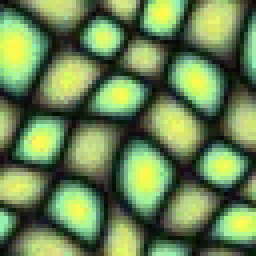
#> input picture src/test.png, 64 x 64 px (shown 4 times larger)
$ python ImageQuilting.py test.png 5 5 100
#> lines starting #> are read from the running program, lines starting #| are printed output that depends on the picture
### src/Util.py
import os
import shutil
import numpy
import matplotlib.pyplot as plt

def clear_state_files():
    currentDirectory = os.getcwd()
    path = os.path.join(currentDirectory, 'state_files')
    isExist = os.path.exists(path)
    if isExist:
        shutil.rmtree(path)

    os.mkdir(path)

    intermediate_images_path = os.path.join(currentDirectory, 'image_files')
    isExist = os.path.exists(intermediate_images_path)
    if isExist:
        shutil.rmtree(intermediate_images_path)

    os.mkdir(intermediate_images_path)

# [29 lines left out: functions save_graph, save_image, save_plots, save_min_cut_output, not called in this run]

### src/ImageQuilting.py
import numpy as np
from AdjacencyMatrix import AdjacencyMatrix
import cv2 as cv2
import matplotlib.pyplot as plt
import sys
import Util


class ImageQuilting:

    def __init__(self):
        self.res = None
        self.pos_matrix = None
        self.pos_matrix_map = None
        self.count = 1
        self.image_name = None

    # Function to generate the matrix which contains the node numbers which are
    # used to in adjacency matrix to create weights
    # [47 lines left out: functions generatePos, checkPos, get_pos_matrix_map, not called in this run]


    # Getting random patch of patchlength
    def getRandomPatch(self, image, patchLength):
        height = image.shape[0]
        width = image.shape[1]
        i = np.random.randint(height - patchLength)
        j = np.random.randint(width - patchLength)

        return image[i:i + patchLength, j:j + patchLength]

    # Calculating error value for two patches only in the overlap region
    # [188 lines left out: functions leastOverlapError, getRandomBestPatch, plotGraph, get_final_overlap_patch, graphMinCutPatch, not called in this run]

    def myQuiltFunction(self, image, samplePatchDimensions, noOfRows, noOfColumns):

        #Deriving the overlap size based on the samplePatch Dimensions
        overlap = samplePatchDimensions // 6

        height = (noOfRows * samplePatchDimensions) - (noOfRows - 1) * overlap
        width = (noOfColumns * samplePatchDimensions) - (noOfColumns - 1) * overlap

        #Creating a resultant matrix to hold the final quilted image
        self.res = np.zeros((height, width, image.shape[2]))

        # Looping over rows and columns and choosing random best patch compared to resultant and then
        # Joining both the patches using graphcuts
        for i in range(noOfRows):
            for j in range(noOfColumns):
                y = i * (samplePatchDimensions - overlap)  # Row start for patch
                x = j * (samplePatchDimensions - overlap)  # Column start for patch

                if i == 0 and j == 0:
                    # First row first column, no need of any graph cut, can use as it is
                    patch = self.getRandomPatch(image, samplePatchDimensions)
                    self.res[y:y + samplePatchDimensions, x:x + samplePatchDimensions] = patch
                else:
                    #Getting the best random patch for the resultant
                    patch = self.getRandomBestPatch(image, samplePatchDimensions, overlap, y, x)
                    self.graphMinCutPatch(patch, samplePatchDimensions, overlap, y, x, i, j)

        return self.res

    def start(self, x, y, path, tileSize):

        #Reading the image and covnerting RGB pixels to float
#> called with x = 5, y = 5, path = 'test.png', tileSize = 100
        image = cv2.imread(path)
#> image is the input picture: shape (64, 64, 3); mean B, G, R 83.2, 131.8, 106.2
        image = cv2.cvtColor(image, cv2.COLOR_BGR2RGB) / 255.0
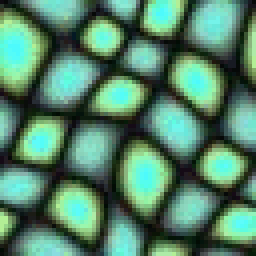
#> image: shape (64, 64, 3) float64 (shown 4 times larger); mean B, G, R 0.417, 0.517, 0.326
        plt.imshow(image)
        plt.show()

        #Calling function which starts the quilting
        self.myQuiltFunction(image, tileSize, x, y)
#> after the loop in myQuiltFunction, `for i in range(noOfRows):`: self.res: shape (436, 436, 3) float64; every value is 0
        plt.imshow(self.res)
        plt.show()


if __name__ == "__main__":
    print('Number of arguments:', len(sys.argv), 'arguments.')
    if len(sys.argv) < 5:
        print("Invalid Arguments")
        sys.exit()
    Util.clear_state_files()
    image_path = sys.argv[1]  # Image Path
    x = int(sys.argv[2])  # No of rows of tiles
    y = int(sys.argv[3])  # No of columns of tiles
    tile_size = int(sys.argv[4])

    imageQuilting = ImageQuilting()
    imageQuilting.image_name = image_path.split('.')[0]
    print(" Program Running......")
#> (the run stopped early here; a loop or call above may not have finished)
